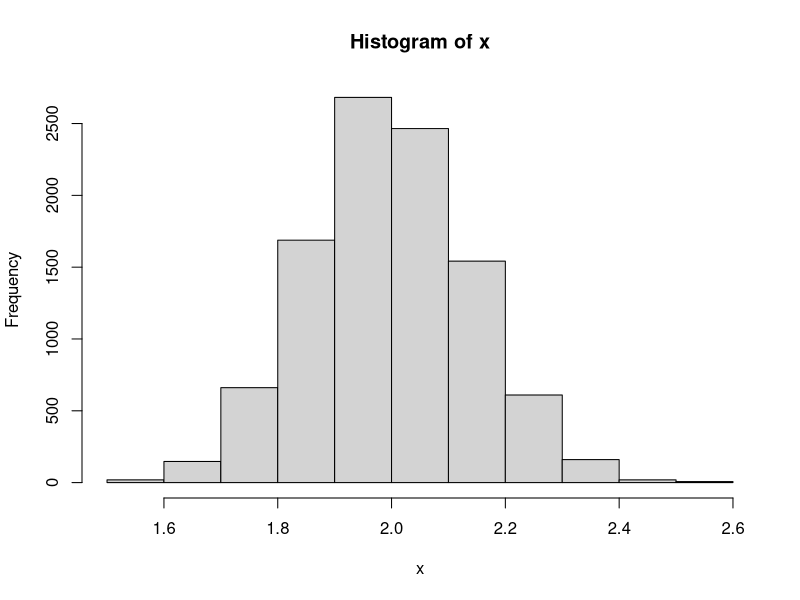
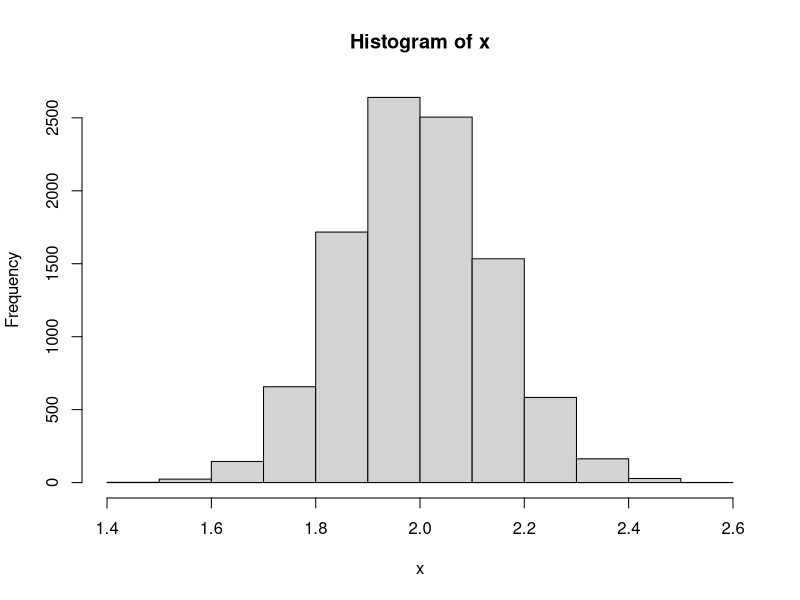

Write R code to recreate these figures, in order.
## ---- chunk 1
five_percentage_scores <- function(x){
  Quiz_1 <- x[1]
  Quiz_2 <- x[2]
  Test_1 <- x[3]
  Test_2 <- x[4]
  Final_Exam <- x[5]
  two_quizzes <- Quiz_1*0.075 + Quiz_2*0.075
  
  if(Test_1 > Test_2){
    two_tests <- Test_1*0.2 + Test_2*0.15
    higher_score <- Test_1
  } else if(Test_1 < Test_2){
    two_tests <- Test_2*0.2 + Test_1*0.15
    higher_score <- Test_2 
  } else {
    two_tests <- Test_1*0.175 # If both tests are equal, we can simply use one of them
    higher_score <- Test_1 
  }
  
  final_exam <- Final_Exam*0.5
  
  final_grade <- sum(two_quizzes,two_tests,final_exam)
  
  if (final_grade > 90) {
    final_letter_grade <- "A+"
  } else if (final_grade >= 80 && final_grade < 90) {
    final_letter_grade <- "A"
  } else if (final_grade >= 75 && final_grade < 80) {
    final_letter_grade <- "B+"
  } else if (final_grade >= 70 && final_grade < 75) {
    final_letter_grade <- "B"
  } else if (final_grade >= 65 && final_grade < 70) {
    final_letter_grade <- "C+"
  } else if (final_grade >= 60 && final_grade < 65) {
    final_letter_grade <- "C"
  } else if (final_grade >= 50 && final_grade < 60) {
    final_letter_grade <- "D"
  } else {
    final_letter_grade <- "F"
  }
  
  list_grade <- list()
  list_grade[[1]] <- final_grade
  list_grade[[2]] <- final_letter_grade
  list_grade[[3]] <- higher_score 
  
  return(list_grade)

}
student_1 <- c(85, 90, 80, 70, 85)
five_percentage_scores(student_1)


## ---- chunk 2
?quakes
average_number <- quakes[which(quakes$mag >= 5.5),]
mean_mag <- mean(average_number$mag)
mean_mag
## ---- chunk 3
average_number <- quakes[which(quakes$mag >= 5.5 & quakes$depth >= 600),]
mean_mag <- mean(average_number$mag)
mean_mag

## ---- chunk 4
mag_cat <- rep(NA, nrow(quakes))  # Create an empty vector to store the categories

# Categorize earthquakes based on magnitude
mag_cat[quakes$mag >= 5.5] <- "High"
mag_cat[quakes$mag >= 5.0 & quakes$mag < 5.5] <- "Medium"
mag_cat[quakes$mag < 5.0] <- "Low"

# Count the occurrences of each category
magnitude_table <- table(mag_cat)
magnitude_table


## ---- chunk 5
y <- double(20)
for (j in 1:20) {  
  i <- j  
  term <- 1  
  
  while (i != 1) {  
    if (i %% 2 == 0) {
      i <- i / 2
    } else {
      i <- i * 3 + 1
    }
    term <- term + 1  
  }
  y[j] <- term  
}

my_mat <- matrix(y, nrow = 20)  # Create a matrix with one row containing the values of y

print(my_mat)


## ---- chunk 6
my_mat <- matrix(nrow=10000, ncol=100)
for(i in 1:10000){
    my_mat[i,] <- rpois(100, 2)
}

x <- apply(my_mat,1, mean)
hist(x)

## ---- chunk 7

prop_range <- length(x[x >= 1.8 & x < 2.2]) / length(x)
prop_range
## ---- chunk 8

my_mat <- matrix(nrow = 10000, ncol = 100)
for (i in 1:10000) {
  my_mat[i, ] <- rpois(100, 2)
}
x <- rowMeans(my_mat)
hist(x)
prop_range <- length(x[x >= 1.8 & x < 2.2]) / length(x)
prop_range

